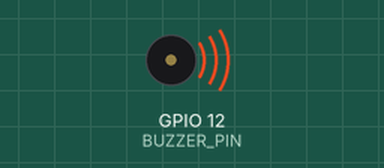
Recording of a sketch running on a simulated ESP32. Shown: buzzer (waves = sounding).

Above: at 2.5 s.
At 5.5 s:
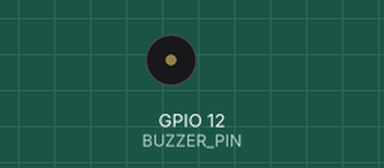
Timing chart, 0 to 7.8 s (numbered marks = the images above):
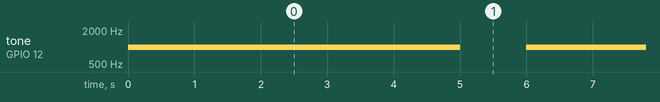

The sketch:

buzzer.ino
```cpp
#define BUZZER_PIN 12 // Replace with your buzzer pin number
#define BUZZER_CHANNEL 15 // Buzzer channel

void setup() {
  ledcSetup(BUZZER_CHANNEL, 1000, 8); // Setup channel 0 with 1000 Hz and 8-bit depth
  ledcAttachPin(BUZZER_PIN, BUZZER_CHANNEL); // Attach channel to the pin
}

void loop() {
  // Turn the buzzer on
  ledcWriteTone(BUZZER_CHANNEL, 1000); // Play 1000Hz tone on the channel for 5 seconds
  delay(5000); // Keep the buzzer on for 5 seconds

  // Turn the buzzer off
  ledcWrite(BUZZER_CHANNEL, 0); // Stop the tone on the channel
  delay(1000); // Keep the buzzer off for 1 second before repeating
}
```

Measured:
- by itself, tone on GPIO 12 (BUZZER_PIN): alternates 1000 Hz for 5.0 s and silent for 1.0 s
